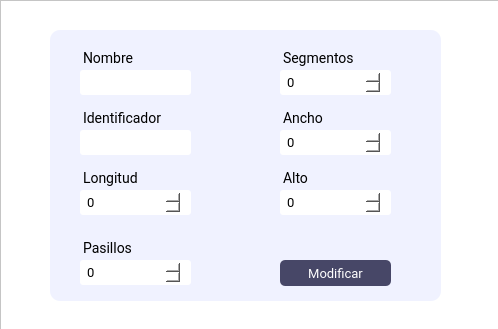
<?xml version="1.0" encoding="UTF-8"?>
<ui version="4.0">
 <class>MainWindow</class>
 <widget class="QMainWindow" name="MainWindow">
  <property name="geometry">
   <rect>
    <x>0</x>
    <y>0</y>
    <width>498</width>
    <height>329</height>
   </rect>
  </property>
  <property name="windowTitle">
   <string>MainWindow</string>
  </property>
  <widget class="QWidget" name="centralwidget">
   <widget class="QFrame" name="frame_2">
    <property name="geometry">
     <rect>
      <x>0</x>
      <y>0</y>
      <width>551</width>
      <height>330</height>
     </rect>
    </property>
    <property name="minimumSize">
     <size>
      <width>0</width>
      <height>300</height>
     </size>
    </property>
    <property name="maximumSize">
     <size>
      <width>16777215</width>
      <height>16777215</height>
     </size>
    </property>
    <property name="styleSheet">
     <string notr="true">background: #fff;
</string>
    </property>
    <property name="frameShape">
     <enum>QFrame::StyledPanel</enum>
    </property>
    <property name="frameShadow">
     <enum>QFrame::Raised</enum>
    </property>
    <widget class="QFrame" name="frame_3">
     <property name="geometry">
      <rect>
       <x>50</x>
       <y>30</y>
       <width>391</width>
       <height>271</height>
      </rect>
     </property>
     <property name="maximumSize">
      <size>
       <width>16777215</width>
       <height>400</height>
      </size>
     </property>
     <property name="styleSheet">
      <string notr="true">border-radius: 10px;
background-color: rgb(240, 242, 255);
</string>
     </property>
     <property name="frameShape">
      <enum>QFrame::StyledPanel</enum>
     </property>
     <property name="frameShadow">
      <enum>QFrame::Raised</enum>
     </property>
     <widget class="QLabel" name="label_3">
      <property name="geometry">
       <rect>
        <x>20</x>
        <y>10</y>
        <width>62</width>
        <height>27</height>
       </rect>
      </property>
      <property name="font">
       <font>
        <family>Roboto</family>
        <pointsize>-1</pointsize>
       </font>
      </property>
      <property name="styleSheet">
       <string notr="true">font-family: Roboto;
font-size: 14px;
margin-top:10px;
margin-left:10px


</string>
      </property>
      <property name="text">
       <string/>
      </property>
     </widget>
     <widget class="QPushButton" name="modificar_btn">
      <property name="geometry">
       <rect>
        <x>230</x>
        <y>230</y>
        <width>111</width>
        <height>26</height>
       </rect>
      </property>
      <property name="font">
       <font>
        <family>Roboto</family>
        <pointsize>-1</pointsize>
       </font>
      </property>
      <property name="cursor">
       <cursorShape>PointingHandCursor</cursorShape>
      </property>
      <property name="styleSheet">
       <string notr="true">QPushButton{
background-color: rgba(71, 71, 103);
color: #fff;
border-radius:5px;
font-family:Roboto;
font-size: 13px

}
QPushButton:hover{
background-color: rgba(71, 71, 103,180);
}</string>
      </property>
      <property name="text">
       <string>Modificar</string>
      </property>
     </widget>
     <widget class="QLabel" name="label_Area">
      <property name="geometry">
       <rect>
        <x>20</x>
        <y>10</y>
        <width>131</width>
        <height>27</height>
       </rect>
      </property>
      <property name="font">
       <font>
        <family>Roboto</family>
        <pointsize>-1</pointsize>
       </font>
      </property>
      <property name="styleSheet">
       <string notr="true">font-family: Roboto;
font-size: 14px;
margin-top:10px;
margin-left:10px

</string>
      </property>
      <property name="text">
       <string>Nombre</string>
      </property>
     </widget>
     <widget class="QLabel" name="label_pasillo">
      <property name="geometry">
       <rect>
        <x>20</x>
        <y>200</y>
        <width>131</width>
        <height>27</height>
       </rect>
      </property>
      <property name="font">
       <font>
        <family>Roboto</family>
        <pointsize>-1</pointsize>
       </font>
      </property>
      <property name="styleSheet">
       <string notr="true">font-family: Roboto;
font-size: 14px;
margin-top:10px;
margin-left:10px

</string>
      </property>
      <property name="text">
       <string>Pasillos</string>
      </property>
     </widget>
     <widget class="QLabel" name="label_segmento">
      <property name="geometry">
       <rect>
        <x>220</x>
        <y>10</y>
        <width>131</width>
        <height>27</height>
       </rect>
      </property>
      <property name="font">
       <font>
        <family>Roboto</family>
        <pointsize>-1</pointsize>
       </font>
      </property>
      <property name="styleSheet">
       <string notr="true">font-family: Roboto;
font-size: 14px;
margin-top:10px;
margin-left:10px

</string>
      </property>
      <property name="text">
       <string>Segmentos</string>
      </property>
     </widget>
     <widget class="QLabel" name="label_alto">
      <property name="geometry">
       <rect>
        <x>220</x>
        <y>130</y>
        <width>131</width>
        <height>27</height>
       </rect>
      </property>
      <property name="font">
       <font>
        <family>Roboto</family>
        <pointsize>-1</pointsize>
       </font>
      </property>
      <property name="styleSheet">
       <string notr="true">font-family: Roboto;
font-size: 14px;
margin-top:10px;
margin-left:10px

</string>
      </property>
      <property name="text">
       <string>Alto</string>
      </property>
     </widget>
     <widget class="QLabel" name="label_ancho">
      <property name="geometry">
       <rect>
        <x>220</x>
        <y>70</y>
        <width>131</width>
        <height>27</height>
       </rect>
      </property>
      <property name="font">
       <font>
        <family>Roboto</family>
        <pointsize>-1</pointsize>
       </font>
      </property>
      <property name="styleSheet">
       <string notr="true">font-family: Roboto;
font-size: 14px;
margin-top:10px;
margin-left:10px

</string>
      </property>
      <property name="text">
       <string>Ancho</string>
      </property>
     </widget>
     <widget class="QSpinBox" name="alto_num">
      <property name="geometry">
       <rect>
        <x>220</x>
        <y>160</y>
        <width>121</width>
        <height>25</height>
       </rect>
      </property>
      <property name="styleSheet">
       <string notr="true">background-color: #fff;
border-radius: 3px;
padding: 4 5px;
color: rgb(0, 0, 0);
font-family:Roboto;
border: none;
font-size:13px;
font-weight: 400;
margin-left: 10px;
</string>
      </property>
      <property name="minimum">
       <number>0</number>
      </property>
      <property name="maximum">
       <number>999</number>
      </property>
     </widget>
     <widget class="QSpinBox" name="ancho_num">
      <property name="geometry">
       <rect>
        <x>220</x>
        <y>100</y>
        <width>121</width>
        <height>25</height>
       </rect>
      </property>
      <property name="styleSheet">
       <string notr="true">background-color: #fff;
border-radius: 3px;
padding: 4 5px;
color: rgb(0, 0, 0);
font-family:Roboto;
border: none;
font-size:13px;
font-weight: 400;
margin-left: 10px;
</string>
      </property>
      <property name="minimum">
       <number>0</number>
      </property>
      <property name="maximum">
       <number>999</number>
      </property>
     </widget>
     <widget class="QLabel" name="label_longitud">
      <property name="geometry">
       <rect>
        <x>20</x>
        <y>130</y>
        <width>131</width>
        <height>27</height>
       </rect>
      </property>
      <property name="font">
       <font>
        <family>Roboto</family>
        <pointsize>-1</pointsize>
       </font>
      </property>
      <property name="styleSheet">
       <string notr="true">font-family: Roboto;
font-size: 14px;
margin-top:10px;
margin-left:10px

</string>
      </property>
      <property name="text">
       <string>Longitud</string>
      </property>
     </widget>
     <widget class="QSpinBox" name="largo_num">
      <property name="geometry">
       <rect>
        <x>20</x>
        <y>160</y>
        <width>121</width>
        <height>25</height>
       </rect>
      </property>
      <property name="styleSheet">
       <string notr="true">background-color: #fff;
border-radius: 3px;
padding: 4 5px;
color: rgb(0, 0, 0);
font-family:Roboto;
border: none;
font-size:13px;
font-weight: 400;
margin-left: 10px;
</string>
      </property>
      <property name="minimum">
       <number>0</number>
      </property>
      <property name="maximum">
       <number>999</number>
      </property>
     </widget>
     <widget class="QLineEdit" name="nombre_input">
      <property name="geometry">
       <rect>
        <x>20</x>
        <y>40</y>
        <width>121</width>
        <height>25</height>
       </rect>
      </property>
      <property name="font">
       <font>
        <family>Roboto</family>
        <pointsize>-1</pointsize>
        <weight>75</weight>
        <bold>true</bold>
       </font>
      </property>
      <property name="styleSheet">
       <string notr="true">background-color: #fff;
border-radius: 3px;
padding: 4 5px;
color: rgb(0, 0, 0);
font-family:Roboto;
border: none;
font-size:13px;
margin-left: 10px;
</string>
      </property>
      <property name="readOnly">
       <bool>true</bool>
      </property>
     </widget>
     <widget class="QSpinBox" name="segmento_num">
      <property name="geometry">
       <rect>
        <x>220</x>
        <y>40</y>
        <width>121</width>
        <height>25</height>
       </rect>
      </property>
      <property name="styleSheet">
       <string notr="true">background-color: #fff;
border-radius: 3px;
padding: 4 5px;
color: rgb(0, 0, 0);
font-family:Roboto;
border: none;
font-size:13px;
font-weight: 400;
margin-left: 10px;
</string>
      </property>
      <property name="minimum">
       <number>0</number>
      </property>
      <property name="maximum">
       <number>999</number>
      </property>
     </widget>
     <widget class="QSpinBox" name="pasillo_num">
      <property name="geometry">
       <rect>
        <x>20</x>
        <y>230</y>
        <width>121</width>
        <height>25</height>
       </rect>
      </property>
      <property name="styleSheet">
       <string notr="true">background-color: #fff;
border-radius: 3px;
padding: 4 5px;
color: rgb(0, 0, 0);
font-family:Roboto;
border: none;
font-size:13px;
font-weight: 400;
margin-left: 10px;
</string>
      </property>
      <property name="minimum">
       <number>0</number>
      </property>
      <property name="maximum">
       <number>999</number>
      </property>
     </widget>
     <widget class="QLineEdit" name="identificador_input">
      <property name="geometry">
       <rect>
        <x>20</x>
        <y>100</y>
        <width>121</width>
        <height>25</height>
       </rect>
      </property>
      <property name="font">
       <font>
        <family>Roboto</family>
        <pointsize>-1</pointsize>
       </font>
      </property>
      <property name="styleSheet">
       <string notr="true">background-color: #fff;
border-radius: 3px;
padding: 4 5px;
color: rgb(0, 0, 0);
font-family:Roboto;
border: none;
font-size:13px;
margin-left: 10px;
</string>
      </property>
      <property name="text">
       <string/>
      </property>
      <property name="readOnly">
       <bool>false</bool>
      </property>
     </widget>
     <widget class="QLabel" name="label_Area_2">
      <property name="geometry">
       <rect>
        <x>20</x>
        <y>70</y>
        <width>131</width>
        <height>27</height>
       </rect>
      </property>
      <property name="font">
       <font>
        <family>Roboto</family>
        <pointsize>-1</pointsize>
       </font>
      </property>
      <property name="styleSheet">
       <string notr="true">font-family: Roboto;
font-size: 14px;
margin-top:10px;
margin-left:10px

</string>
      </property>
      <property name="text">
       <string>Identificador</string>
      </property>
     </widget>
    </widget>
   </widget>
  </widget>
 </widget>
 <resources/>
 <connections/>
</ui>
